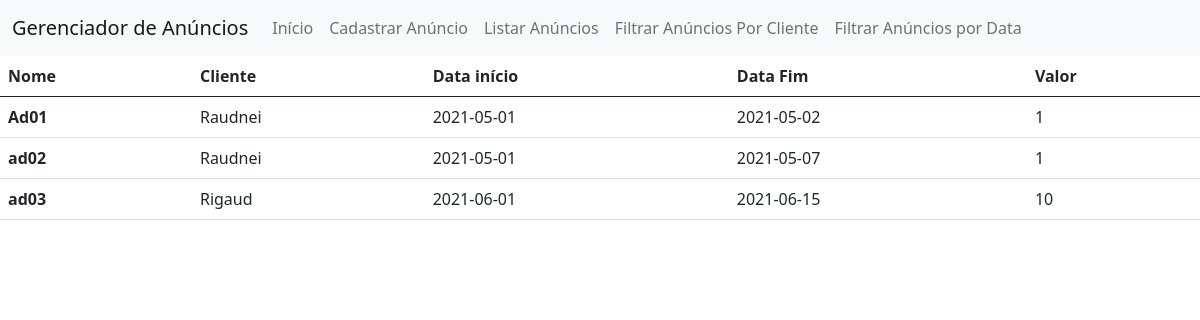
/parte02/view/consultaranuncio.php, run on the app's committed database.
### tables this page shows
CREATE TABLE `anuncios` (
  `nome` varchar(255) NOT NULL,
  `cliente` varchar(255) DEFAULT NULL,
  `datainicio` date DEFAULT NULL,
  `datafim` date DEFAULT NULL,
  `valor` int(11) DEFAULT NULL
);

### parte02/model/Conexao.php (called while the page is built, shortened)
<?php
class Banco{
    protected $mysqli;
    private function conexao(){
        $this->mysqli = new mysqli(BD_SERVIDOR, BD_USUARIO , BD_SENHA, BD_BANCO, BD_PORT);
    }
     public function getAnuncio(){
        $result = $this->mysqli->query("SELECT * FROM anuncios");
        while($row = $result->fetch_array(MYSQLI_ASSOC)){
            $array[] = $row;
        }
        return $array;
    }
}
?>

### parte02/controller/ControllerLista.php (the view)
<?php
require_once('../model/Conexao.php');
class ControllerLista{
    private $lista;
    public function __construct(){
        $this->lista = new Banco();
        $this->criarLista();
    }
    private function criarLista(){
        $row = $this->lista->getAnuncio();
        foreach ($row as $value){
            echo "<tr>";
            echo "<th>".$value['nome'] ."</th>";
            echo "<td>".$value['cliente'] ."</td>";
            echo "<td>".$value['datainicio'] ."</td>";
            echo "<td>".$value['datafim'] ."</td>";
            echo "<td>".$value['valor'] ."</td>";
            echo "</tr>";
        }
    }
}

### parte02/view/header.php (shortened to what this page needs)
<!doctype html>
<html lang="en">
  <head>
    <link href="https://cdn.jsdelivr.net/npm/bootstrap@5.0.1/dist/css/bootstrap.min.css" rel="stylesheet">
  </head>
  <body>

### parte02/view/menu.php (shortened to what this page needs)
<nav class="navbar navbar-expand-lg navbar-light bg-light">
  <div class="container-fluid">
    <a class="navbar-brand" href="#">Gerenciador de Anúncios</a>
    <div class="collapse navbar-collapse" id="navbarSupportedContent">
      <ul class="navbar-nav me-auto mb-2 mb-lg-0">
        <li class="nav-item">
          <a class="nav-link" href="http://localhost/parte02/">Início</a>
        </li>
        <li class="nav-item">
          <a class="nav-link" href="http://localhost/parte02/view/cadastraranuncio.php">Cadastrar Anúncio</a>
        </li>
        <li class="nav-item">
          <a class="nav-link" href="http://localhost/parte02/view/consultaranuncio.php">Listar Anúncios</a>
        </li>
          <li class="nav-item">
          <a class="nav-link" href="http://localhost/parte02/view/filtraranuncio.php">Filtrar Anúncios Por Cliente</a>
        </li>
         <li class="nav-item">
          <a class="nav-link" href="http://localhost/parte02/view/filtraranuncio2.php">Filtrar Anúncios por Data</a>
        </li>
      </ul>
    </div>
  </div>
</nav>

### parte02/view/consultaranuncio.php
<?php require_once('../controller/ControllerLista.php');?>
<?php include('header.php');?>
<?php include('menu.php');?>
<table class="table">
        <thead>
            <tr>
                <th>Nome</th>
                <th>Cliente</th>
                <th>Data início</th>
                <th>Data Fim</th>
                <th>Valor</th>
            </tr>
        </thead>
        <tbody>
            <?php new ControllerLista();  ?>
        </tbody>
    </table>
<?php include('footer.php');?>

### parte02/view/footer.php (shortened to what this page needs)
  </body>
</html>

### data on the page
anuncios: nome "Ad01", cliente "Raudnei", datainicio "2021-05-01", datafim "2021-05-02", valor "1"
anuncios: nome "ad02", cliente "Raudnei", datainicio "2021-05-01", datafim "2021-05-07", valor "1"
anuncios: nome "ad03", cliente "Rigaud", datainicio "2021-06-01", datafim "2021-06-15", valor "10"
